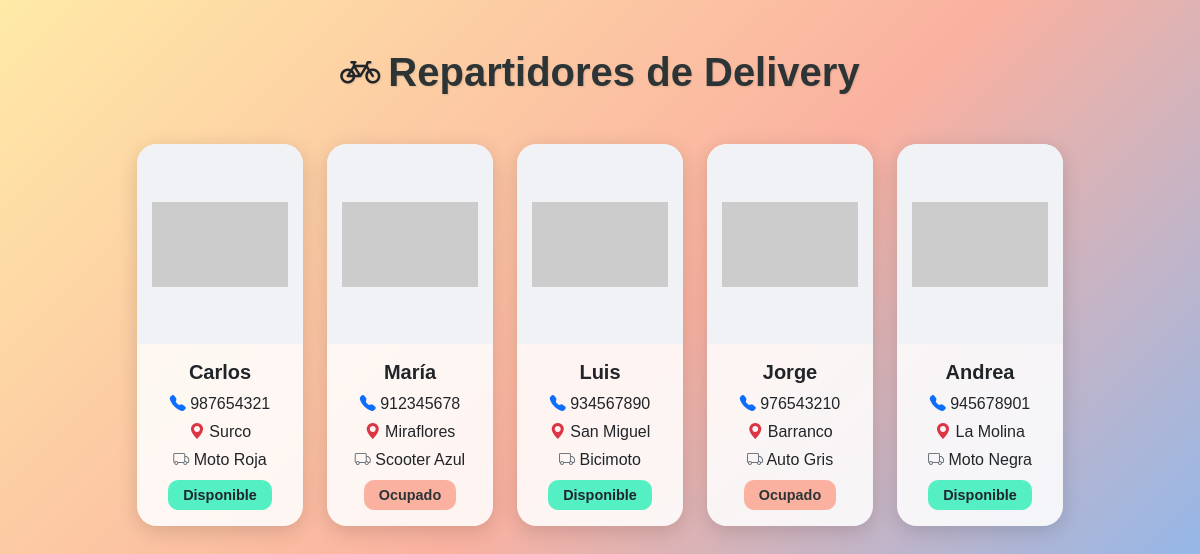
Page /ver_delivery.php on the committed database.
### tables this page shows
CREATE TABLE `empleados_delivery` (
  `id_repartidor` int(11) NOT NULL,
  `nombre` varchar(100) NOT NULL,
  `telefono` varchar(15) DEFAULT NULL,
  `zona_entrega` varchar(100) DEFAULT NULL,
  `vehiculo` varchar(50) DEFAULT NULL,
  `foto` varchar(255) DEFAULT NULL,
  `disponibilidad` enum('Disponible','Ocupado') DEFAULT 'Disponible',
  `latitud` decimal(10,6) DEFAULT NULL,
  `longitud` decimal(10,6) DEFAULT NULL
);

### ver_delivery.php (the view, shortened to what this page needs)
<?php
$host = "localhost";
$user = "root";
$pass = "";
$dbname = "pollos_delivery";
$conn = new mysqli($host, $user, $pass, $dbname);
$sql = "SELECT * FROM empleados_delivery";
$result = $conn->query($sql);
?>
<!DOCTYPE html>
<html lang="es">
<head>
  <link href="https://cdn.jsdelivr.net/npm/bootstrap@5.3.3/dist/css/bootstrap.min.css" rel="stylesheet">
  <link href="https://cdn.jsdelivr.net/npm/bootstrap-icons/font/bootstrap-icons.css" rel="stylesheet">
</head>
<body class="py-5">
  <div class="container text-center">
    <h1 class="mb-5"><i class="bi bi-bicycle me-2 text-dark"></i>Repartidores de Delivery</h1>
    <div class="row justify-content-center g-4">
      <?php
      if ($result->num_rows > 0) {
          while ($row = $result->fetch_assoc()) {
              $estadoClase = ($row["disponibilidad"] == "Disponible") ? "estado-disponible" : "estado-ocupado";
              $foto = $row["foto"] ?: "https://via.placeholder.com/400x250?text=Sin+Foto";
              echo '
              <div class="col-12 col-sm-6 col-md-4 col-lg-2">
                <div class="card">
                  <img src="' . htmlspecialchars($foto) . '" alt="Foto del repartidor">
                  <div class="card-body">
                    <h5 class="card-title fw-bold">' . htmlspecialchars($row["nombre"]) . '</h5>
                    <p class="mb-1"><i class="bi bi-telephone-fill text-primary"></i> ' . htmlspecialchars($row["telefono"]) . '</p>
                    <p class="mb-1"><i class="bi bi-geo-alt-fill text-danger"></i> ' . htmlspecialchars($row["zona_entrega"]) . '</p>
                    <p class="mb-2"><i class="bi bi-truck text-secondary"></i> ' . htmlspecialchars($row["vehiculo"]) . '</p>
                    <span class="badge ' . $estadoClase . '">' . htmlspecialchars($row["disponibilidad"]) . '</span>
                  </div>
                </div>
              </div>';
          }
      } else {
          echo '<p class="text-muted">No hay repartidores registrados.</p>';
      }
      ?>
    </div>
  </div>
</body>
</html>

### ver_delivery.php (style rules this page uses)
body { background: linear-gradient(135deg, #ffeaa7, #fab1a0, #74b9ff); min-height: 100vh; font-family: 'Poppins', sans-serif; }
h1 { color: #2d3436; font-weight: 700; text-shadow: 1px 1px 2px rgba(0,0,0,0.1); }
.card { border: none; border-radius: 20px; overflow: hidden; transition: all 0.3s ease; background-color: #ffffffdd; box-shadow: 0 5px 20px rgba(0,0,0,0.15); }
.card img { height: 200px; object-fit: contain; background-color: #f1f2f6; padding: 15px; }
.card-body { text-align: center; }
.badge { font-size: 0.9rem; border-radius: 10px; padding: 8px 15px; }
.estado-disponible { background-color: #55efc4; color: #1e272e; }
.estado-ocupado { background-color: #fab1a0; color: #2d3436; }

### rows in the picture
empleados_delivery: nombre "Carlos", telefono "987654321", zona_entrega "Surco", vehiculo "Moto Roja", disponibilidad "Disponible"
empleados_delivery: nombre "María", telefono "912345678", zona_entrega "Miraflores", vehiculo "Scooter Azul", disponibilidad "Ocupado"
empleados_delivery: nombre "Luis", telefono "934567890", zona_entrega "San Miguel", vehiculo "Bicimoto", disponibilidad "Disponible"
empleados_delivery: nombre "Jorge", telefono "976543210", zona_entrega "Barranco", vehiculo "Auto Gris", disponibilidad "Ocupado"
empleados_delivery: nombre "Andrea", telefono "945678901", zona_entrega "La Molina", vehiculo "Moto Negra", disponibilidad "Disponible"
